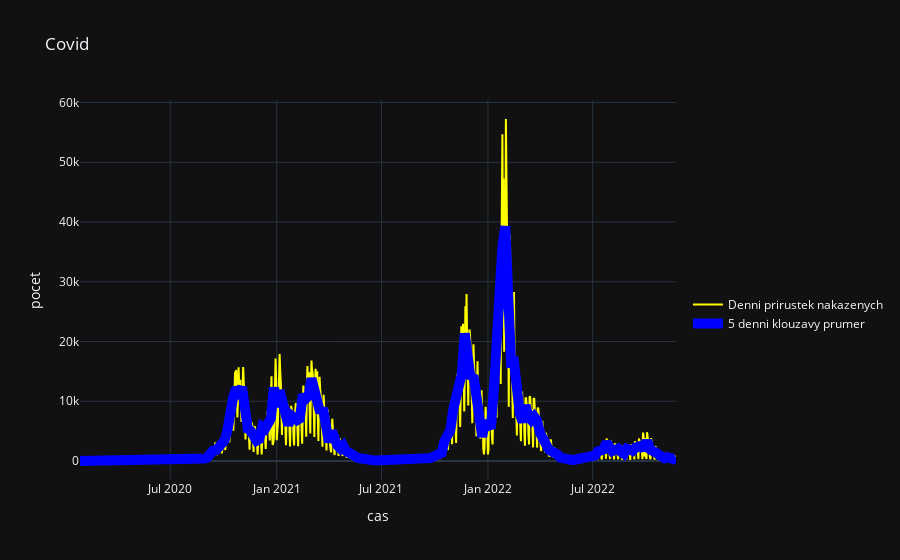

Notebook source saved alongside this figure:
### Code cell
fig = go.Figure()

df_avg = df.resample('5D').agg({'d_inf': 'mean'})

dinf_trace = go.Scatter(x=df.index, y=df['d_inf'], name='Denni prirustek nakazenych')
dinfavg_trace = go.Scatter(x=df_avg.index, y=df_avg['d_inf'], name='5 denni klouzavy prumer')
fig.add_trace(dinf_trace)
fig.add_trace(dinfavg_trace)

fig.update_layout(template='plotly_dark',
                 title='Covid',
                 xaxis_title='cas',
                 yaxis_title='pocet',
                 legend={
                     'yanchor': 'top',
                     'y': 0.5
                 })

fig.update_traces(selector={'name': 'Denni prirustek nakazenych'}, line={'color': 'yellow'})

fig.data[1].line = {'color': 'blue'}

fig.data[1].line.width = 10

fig.show()

### Figure 1 — Plotly figure (JSON) as saved in the notebook; plotly's stock layout.template omitted (floating-point values rounded to 4 significant figures; data arrays with more than 128 entries replaced by an {"elided": "..."} marker saying what was removed)
{"data": [{"line": {"color": "yellow"}, "name": "Denni prirustek nakazenych", "type": "scatter", "x": {"elided": "1031 str values"}, "y": {"elided": "1031 int values"}}, {"line": {"color": "blue", "width": 10}, "name": "5 denni klouzavy prumer", "type": "scatter", "x": {"elided": "207 str values"}, "y": {"elided": "207 float values"}}], "layout": {"autosize": true, "legend": {"x": 1.02, "y": 0.5, "yanchor": "top"}, "title": {"text": "Covid"}, "xaxis": {"autorange": true, "range": ["2020-01-27", "2022-11-22"], "title": {"text": "cas"}, "type": "date"}, "yaxis": {"autorange": true, "range": [-3180.0, 60430.0], "title": {"text": "pocet"}, "type": "linear"}}}
